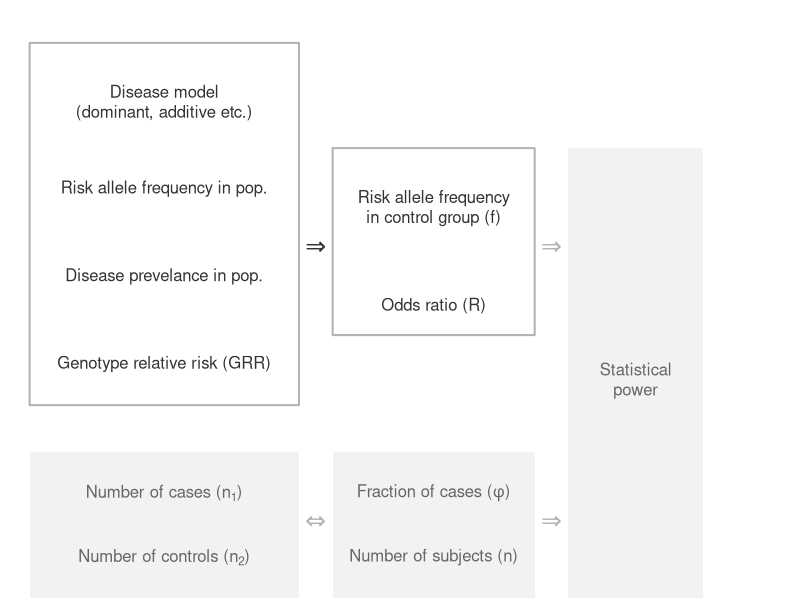

Here is the R script that generated this plot:
# setEPS()
# postscript("www/flowchart.eps", width = 8, height = 3)
# pdf("www/flowchart.pdf", width = 8, height = 3)
png("www/flowchart.png", width = 8, height = 2.5, units = "in", res = 100)
# par(mar = c(2,2,1,1))
par(mar = c(0.1, 0, 0.1, 0))
plot(c(0, 1.1), c(0, 1.02), type = 'n', axes = F, yaxs="i")
first_col <- 0.2
second_col <- 0.6
third_col <- 0.9
grey_background <- grey(0.95)
grey_light <- grey(0.7)
grey_medium <- grey(0.4)
grey_dark <- grey(0.2)

text(x = 0.425, y = 0.60, labels = bquote(. %=>% .), cex = 1.5, col = grey_dark)
text(x = 0.425, y = 0.13, labels = bquote(. %<=>% .), cex = 1.5, col = grey_light)
text(x = 0.775, y = 0.60, labels = bquote(. %=>% .), cex = 1.5, col = grey_light)
text(x = 0.775, y = 0.13, labels = bquote(. %=>% .), cex = 1.5, col = grey_light)

## Disease model parameters
polygon(x = c(0, 0.40, 0.40, 0), y = c(0.33, 0.33, 0.95, 0.95), 
        col = "white", border = grey_light, lwd = 2)
text(x = first_col, y = 0.85, "Disease model\n(dominant, additive etc.)", col = grey_dark)
text(x = first_col, y = 0.70, "Risk allele frequency in pop.", col = grey_dark)
text(x = first_col, y = 0.55, "Disease prevelance in pop.", col = grey_dark)
text(x = first_col, y = 0.40, "Genotype relative risk (GRR)", col = grey_dark)

## Core parameters 1
polygon(x = c(0.45, 0.75, 0.75, 0.45), y = c(0.45, 0.45, 0.77, 0.77), 
        col = "white", border = grey_light, lwd = 2)
text(x = second_col, y = 0.67, "Risk allele frequency\nin control group (f)", col = grey_dark)
text(x = second_col, y = 0.50, bquote(paste("Odds ratio (", R, ")")), col = grey_dark)

## Sample sizes
polygon(x = c(0, 0.4, 0.4, 0), y = c(0.00, 0.00, 0.25, 0.25), col = grey_background, border = F)
text(x = first_col, y = 0.18, bquote(paste("Number of cases (", n[1], ")")), col = grey_medium)
text(x = first_col, y = 0.07, bquote(paste("Number of controls (", n[2], ")")), col = grey_medium)

## Core parameters 2
polygon(x = c(0.45, 0.75, 0.75, 0.45), y = c(0.00, 0.00, 0.25, 0.25), col = grey_background, border = F)
text(x = second_col, y = 0.18, bquote(paste("Fraction of cases (", phi, ")")), col = grey_medium)
text(x = second_col, y = 0.07, bquote(paste("Number of subjects (", n, ")")), col = grey_medium)

## Power analysis
polygon(x = c(0.80, 1, 1, 0.80), y = c(0.00, 0.00, 0.77, 0.77), col = grey_background, border = F)
text(x = third_col, y = 0.375, "Statistical\npower", col = grey_medium)

dev.off()

# if (!require("DiagrammeR")) {
#   install.packages("DiagrammeR")
#   library("DiagrammeR")
# }
# 
# DiagrammeR::grViz("www/flowchart.gv")
